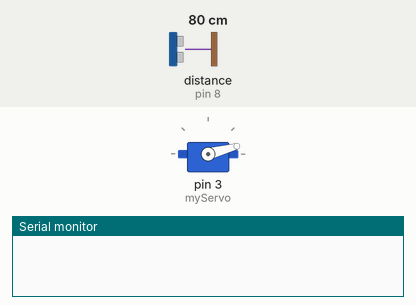
Recording of a sketch running on a simulated Arduino Uno, built with avr-gcc and run on an emulated ATmega328P. Shown: servo, the last lines printed to the serial monitor. Wiring (inferred from the names in the program): ultrasonic range finder: trigger pin 7; echo pin 8. The test bench sets the inputs (shaded band); at power-on: distance to the obstacle (sensor on pin 8) 80 cm. The echo pulse lasts 58.3 µs per cm.

Above: at 0.01 s.
1.3 s: distance to the obstacle (sensor on pin 8) set to 2 cm
At 2.1 s:
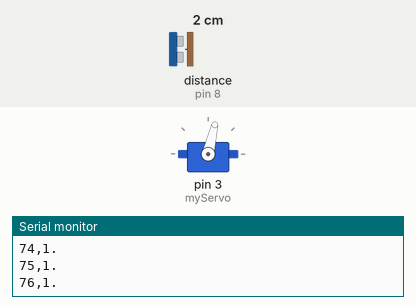
4.3 s: distance to the obstacle (sensor on pin 8) set to 120 cm
At 4.96 s:
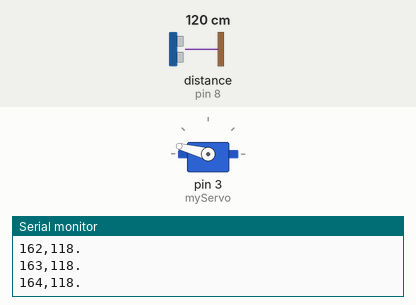
7.3 s: distance to the obstacle (sensor on pin 8) set to 35 cm
10.3 s: distance to the obstacle (sensor on pin 8) set to 250 cm
At 10.74 s:
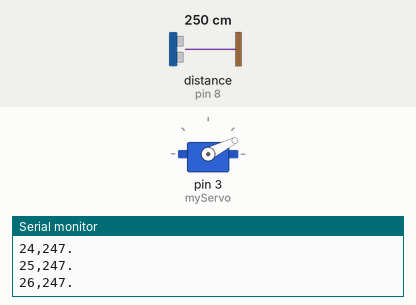
Timing chart, 0 to 14.3 s (numbered marks = the images above; inputs shaded):
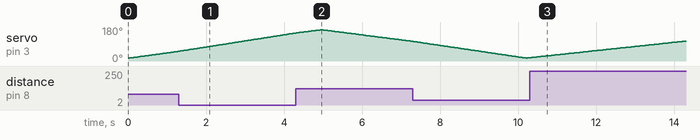

The sketch:

Arduino_Radar.ino
```cpp
#include <Servo.h>

const int trigPin = 7;
const int echoPin = 8;
long duration;
int distance;
Servo myServo;

void setup() {
  pinMode(trigPin, OUTPUT);
  pinMode(echoPin, INPUT);
  Serial.begin(9600);
  myServo.attach(3);
}

void loop() {
  // Sweep the servo motor from 15 to 165 degrees
  for (int angle = 15; angle <= 165; angle++) {
    moveServo(angle);
    delay(30);
    printDistance(angle);
  }

  // Sweep the servo motor back from 165 to 15 degrees
  for (int angle = 165; angle > 15; angle--) {
    moveServo(angle);
    delay(30);
    printDistance(angle);
  }
}

void moveServo(int angle) {
  myServo.write(angle);
}

void printDistance(int angle) {
  distance = calculateDistance();
  Serial.print(angle);
  Serial.print(",");
  Serial.print(distance);
  Serial.println(".");
}

int calculateDistance() {
  digitalWrite(trigPin, LOW);
  delayMicroseconds(5);
  digitalWrite(trigPin, HIGH);
  delayMicroseconds(10);
  digitalWrite(trigPin, LOW);
  duration = pulseIn(echoPin, HIGH);
  distance = duration * 0.034 / 2;
  return distance;
}
```
